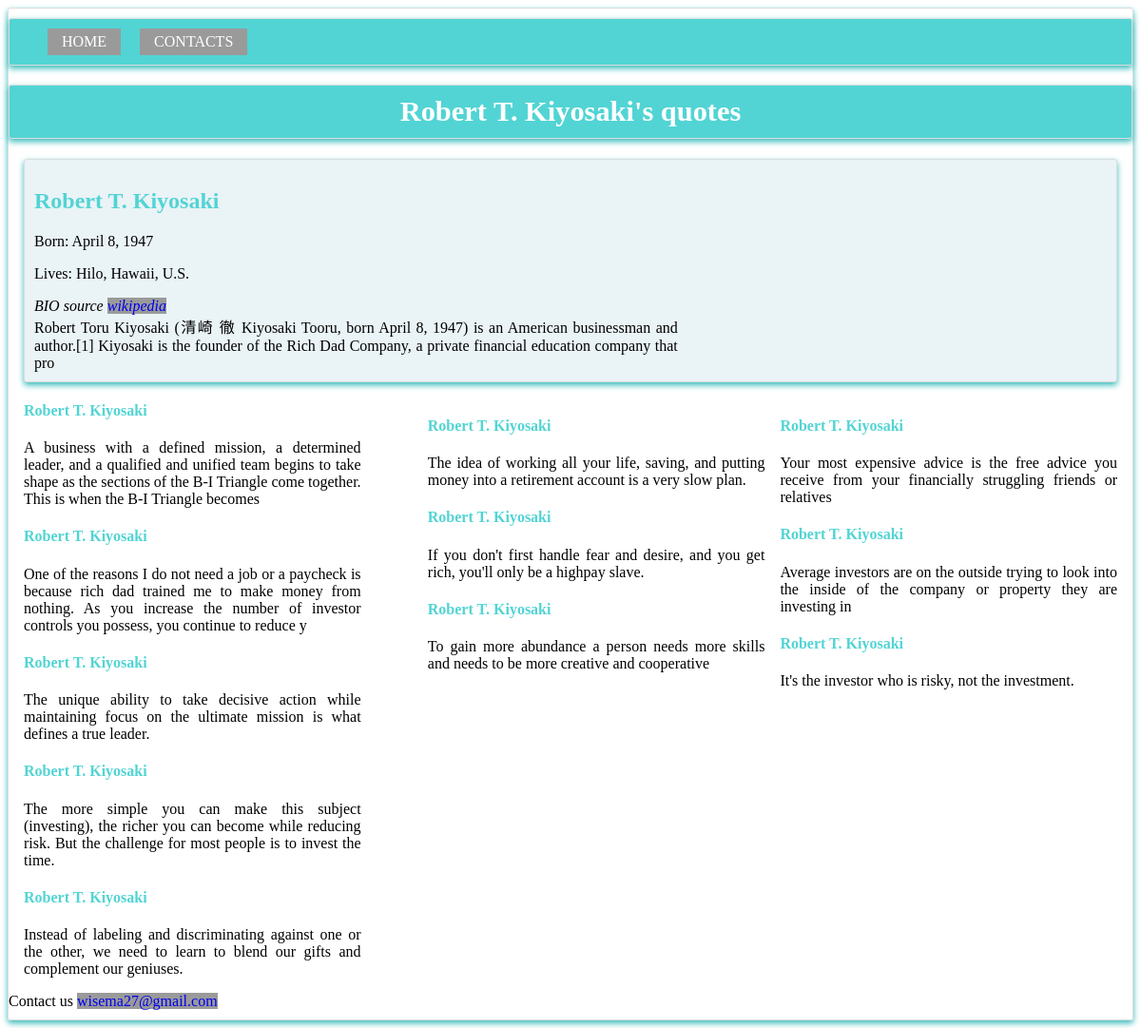
/18/six/, run on the app's committed database.
### blog/models.py (models this page shows, shortened)
class Post(models.Model):
	name = models.CharField(max_length = 300)
	DOB = models.DateField()
	known = models.TextField()
	lives = models.TextField()

class Quotes(models.Model):
	quote = models.ForeignKey(Post, on_delete=models.CASCADE)
	quotes = models.TextField()
	name = models.CharField(blank=True, default='', max_length=200)

### blog/views.py (the view)
# urls.py: path('<int:pk>/six/', views.six, name='six'),
def six(request, pk):
	posts = get_object_or_404(Post, id=pk)
	email = 'wisema27@gmail.com'
	return render(request, 'blog/six.html', {'posts':posts, 'email':email})

### blog/templates/blog/six.html (shortened to what this page needs)
{% load static %}
<!DOCTYPE html>
<html>
<head>
	<link type="text/css" rel="stylesheet" href="{% static 'blog/pages.css' %}"
	media="screen and (min-width: 600px)">
	<link type="text/css" href="{% static 'blog/medium.css' %}" rel="stylesheet"
	media="screen and (max-width: 600px)">
</head>
<body>
<div class="site-container">
	<ul class="nav">
		<li><a href="{% url 'blog:index' %}">HOME</a></li>
		<li ><a href="#contact">CONTACTS</a></li>
	</ul>
<h1 class="top">{{posts.name}}'s quotes</h1>
<div class="parta">
<div class="b">
<h2>{{posts.name}}</h2>
<p>Born: {{posts.DOB}}</p>
<p>Lives: {{posts.lives|slice:":20"}}</p>
<em class='text'>BIO source <a href="https://en.wikipedia.org/wiki/Robert_Kiyosaki" target="_blank">wikipedia</a></em><br>
{{posts.known|slice:":200"}}
<br>
</div>
</div>
<div class="c">
{% for quot in posts.quotes_set.all|slice:":3" %}
<h4>{{posts.name}}</h4>
<p>{{quot.quotes|slice:":200"}}</p>
{% endfor %}
</div>
<div class="d">
{% for quot in posts.quotes_set.all|slice:"3:6" %}
<h4>{{posts.name}}</h4>
<p>{{quot.quotes|slice:":200"}}</p>
{% endfor %}
</div>
<div class="e">
{% for quot in posts.quotes_set.all|slice:"6:11" %}
<h4>{{posts.name}}</h4>
<p>{{quot.quotes|slice:":200"}}</p>
{% endfor %}
</div>
<div id="contact">Contact us {{email|urlize}}</div>
</div>
</body>
</html>

### blog/static/blog/pages.css (style rules this page uses)
.top { font-size: 190%; background-color: #52d4d4; border-radius: 3px; border: 1px solid gainsboro; box-shadow: 0 3px 6px #38bbbb; text-align: center; color: white; padding-top: 10px; padding-bottom: 10px; }
.parta { border-radius: 3px; border: 1px solid gainsboro; box-shadow: 0 3px 6px #38bbbb; padding: 10px; color: #000000; flex: 0 1 200px; margin: 1em; background-color: #eaf3f6; }
.b { width: 60%; text-align: justify; margin-right: 1em; color: #000000; }
.c { width: 30%; float: right; text-align: justify; margin-right: 1em; color: #000000; clear: right; }
.d { width: 30%; float: right; margin-right: 1em; text-align: justify; color: #000000; }
.e { width: 30%; margin-left: 1em; text-align: justify; color: #000000; margin-right: 4em; }
.site-container { color: #000000; border-radius: 3px; border: 1px solid gainsboro; box-shadow: 0 3px 6px #38bbbb; padding-top: 10px; padding-bottom: 10px; font-size: 80%; font:sans-serif; font-size: 1em; }
.nav { background-color: #52d4d4; border-radius: 3px; border: 1px solid gainsboro; box-shadow: 0 3px 6px #38bbbb; color: #ffff; padding-top: 10px; padding-bottom: 10px; margin-top: 0px; }
ul.nav { list-style-type: none; }
.nav li { display: inline; }
.nav a { display: inline-block; padding: 5px 15px 5px 15px; background-color: #9a9a9a; text-decoration: none; color: #ffff; margin-right: 1em; }
a { text-decoration: none; background-color: #9a9a9a; }
h4, h2 { color: #52d4d4; }

### blog/static/blog/medium.css (style rules this page uses)
.nav { background-color: #52d4d4; border-radius: 3px; border: 1px solid gainsboro; box-shadow: 0 3px 6px #38bbbb; color: #ffff; padding-top: 10px; padding-bottom: 10px; margin-top: 0px; }
ul.nav { list-style-type: none; }
.nav li { display: inline; }
.nav a { display: inline-block; padding: 5px 15px 5px 15px; background-color: #9a9a9a; text-decoration: none; color: #ffff; margin-right: 1em; }
a { text-decoration: none; background-color: #9a9a9a; }
.top { font-size: 190%; background-color: #52d4d4; border-radius: 3px; border: 1px solid gainsboro; box-shadow: 0 3px 6px #38bbbb; text-align: center; color: white; padding-top: 10px; padding-bottom: 10px; }
.parta { border-radius: 3px; border: 1px solid gainsboro; box-shadow: 0 3px 6px #38bbbb; padding-top: 10px; padding-bottom: 10px; color: #000000; margin: 2%; background-color: #eaf3f6; }
.b { width:auto; text-align: justify; margin-right: 1em; color: #00000; margin: 2%; padding: 2%; }
.c { text-align: justify; margin: 1em; color: #000000; }
.d { margin: 1em; text-align: justify; color: #000000; }
.e { margin: 1em; text-align: justify; color: #000000; }
.site-container { color: #000000; border-radius: 3px; border: 1px solid gainsboro; box-shadow: 0 3px 6px #38bbbb; padding-top: 10px; padding-bottom: 10px; font-size: 100%; font:sans-serif; font-size: 1em; }
h4, h2 { color: #52d4d4; }

### data on the page
Post: name "Robert T. Kiyosaki", DOB "April 8, 1947", lives "Hilo, Hawaii, U.S.", known "Robert Toru Kiyosaki (清崎 徹 Kiyosaki Tooru, born April 8, 1947) is an American businessman and author.[1] Kiyosaki is the founder of the Rich Dad Company, a private financial education company that pro"
Quotes: quotes "Your most expensive advice is the free advice you receive from your financially struggling friends or relatives"
Quotes: quotes "Average investors are on the outside trying to look into the inside of the company or property they are investing in"
Quotes: quotes "It's the investor who is risky, not the investment."
Quotes: quotes "The idea of working all your life, saving, and putting money into a retirement account is a very slow plan."
Quotes: quotes "If you don't first handle fear and desire, and you get rich, you'll only be a highpay slave."
Quotes: quotes "To gain more abundance a person needs more skills and needs to be more creative and cooperative"
Quotes: quotes "A business with a defined mission, a determined leader, and a qualified and unified team begins to take shape as the sections of the B-I Triangle come together. This is when the B-I Triangle becomes"
Quotes: quotes "One of the reasons I do not need a job or a paycheck is because rich dad trained me to make money from nothing. As you increase the number of investor controls you possess, you continue to reduce y"
Quotes: quotes "The unique ability to take decisive action while maintaining focus on the ultimate mission is what defines a true leader."
Quotes: quotes "The more simple you can make this subject (investing), the richer you can become while reducing risk. But the challenge for most people is to invest the time."
Quotes: quotes "Instead of labeling and discriminating against one or the other, we need to learn to blend our gifts and complement our geniuses."

### other printed values
{{ email|urlize }} "wisema27@gmail.com"
